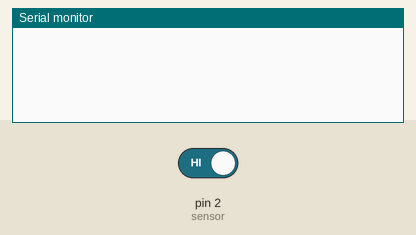
This sketch was run on a simulated Arduino Uno, built with avr-gcc and run on an emulated ATmega328P. Shown: the last lines printed to the serial monitor. The test bench sets the inputs (shaded band); at power-on: pin 2 (sensor) HIGH.

Above: at 1.2 s.
1.3 s: pin 2 (sensor) driven LOW
At 2.4 s:
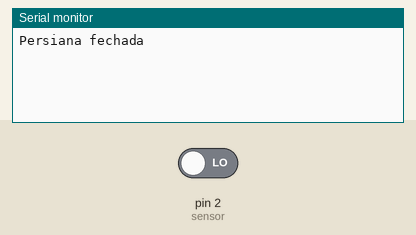
2.8 s: pin 2 (sensor) driven HIGH
At 3.5 s:
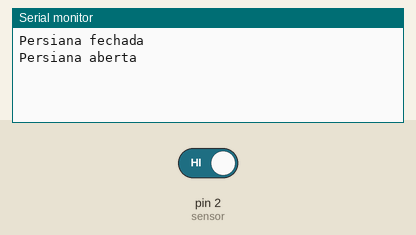

The sketch:

Infravermelho_BL.ino
```cpp
#include "SoftwareSerial.h"

SoftwareSerial bluetooth(5, 6); //TX, RX (Bluetooth)

// quando o sensor detecta objeto, envia 0. nao detecta, envia 1.

#define sensor 2


void setup() {
  Serial.begin(9600);
  pinMode (sensor, INPUT);

  attachInterrupt(digitalPinToInterrupt(sensor), infra, CHANGE); //Interrupção

  bluetooth.begin(9600);
}

void loop() {
}

void infra(){
  int estado = digitalRead(sensor);
  if (estado==0) {
    Serial.println("Persiana fechada");
    bluetooth.println("Persiana fechada");
  }
  else {
    Serial.println("Persiana aberta");
    bluetooth.println("Persiana aberta");
  }
  delay(1000);
}
```

Measured:
- after the input at 1.3 s, the serial monitor: prints a new line at once (image 1)
- after the input at 2.8 s, the serial monitor: prints a new line at once (image 2)
